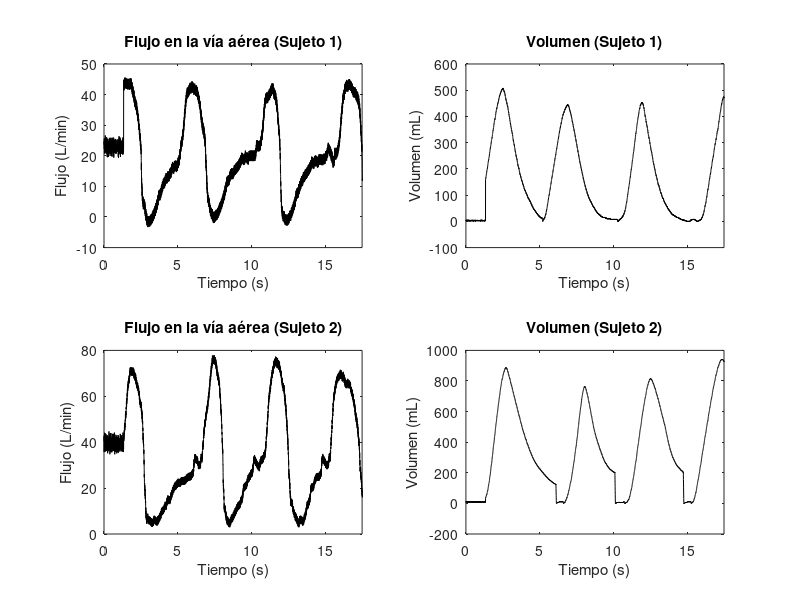
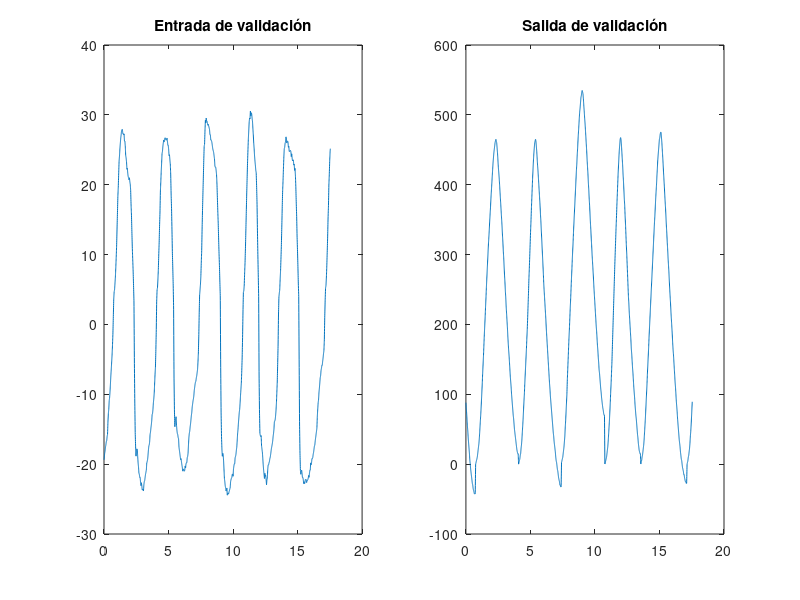
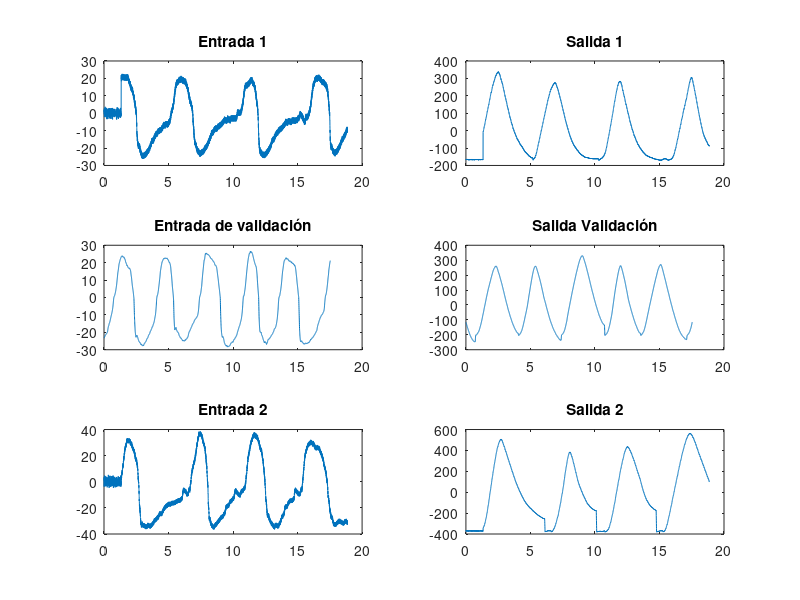
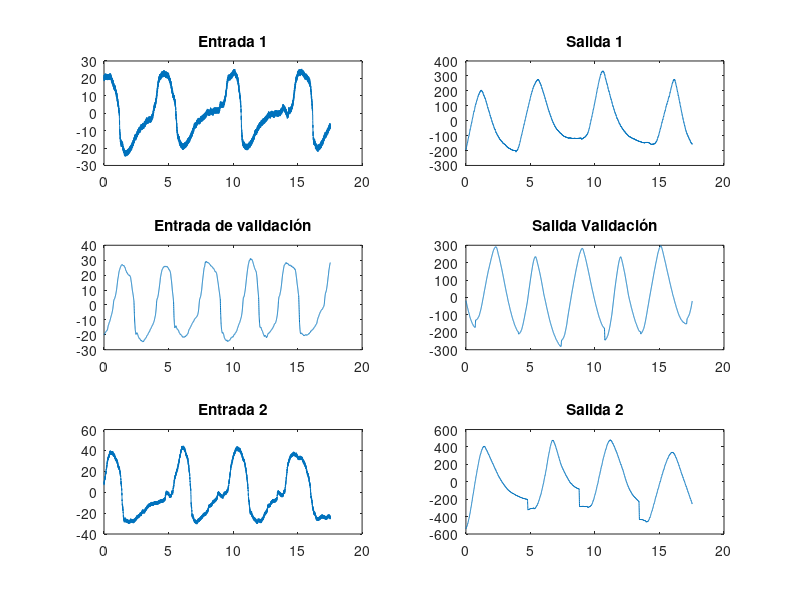

Here is the MATLAB script that generated these plots, in order: (Note: this script raises an error after producing the figures.)
%% Carga
clc; clear all; close all;
load("Experimento_A.mat")
global u2 y2 t2
t1=t1.';
t2=t2.';
%% 0.1 Exploración de los datos
figure()
% Sujeto 1
subplot(2,2,1)
plot(t1,u1,'k')
xlim([0 17.5])
xlabel('Tiempo (s)')
ylabel('Flujo (L/min)')
title("Flujo en la vía aérea (Sujeto 1)")
subplot(2,2,2)
plot(t1,y1,'k')
xlim([0 17.5])
xlabel('Tiempo (s)')
ylabel('Volumen (mL)')
title("Volumen (Sujeto 1)")
% Sujeto 2
subplot(2,2,3)
plot(t2,u2,'k')
xlim([0 17.5])
xlabel('Tiempo (s)')
ylabel('Flujo (L/min)')
title("Flujo en la vía aérea (Sujeto 2)")
subplot(2,2,4)
plot(t2,y2,'k')
xlim([0 17.5])
xlabel('Tiempo (s)')
ylabel('Volumen (mL)')
title("Volumen (Sujeto 2)")
%% 
figure()
subplot(1,2,1)
plot(tv,uv)
title("Entrada de validación")
subplot(1,2,2)
plot(tv,yv)
title("Salida de validación")
%% 1 Filtrados iniciales
%% Recorte offset 
pos_off=find(t1<=1.33);
offu1=mean(u1(pos_off));
offu2=mean(u2(pos_off));
u1=u1-ones(size(u1,1),1)*offu1; 
u2=u2-ones(size(u2,1),1)*offu2; 
uv=uv-ones(size(uv,1),1)*4;
% No se alcanza a ver claramente el punto estable
offy1=mean(y1);
offy2=mean(y2);
offyv=mean(yv);
y1=y1-ones(size(y1,1),1)*offy1; 
yv=yv-ones(size(yv,1),1)*offyv;
y2=y2-ones(size(y2,1),1)*offy2; 
%% Grafica
figure()
subplot(3,2,1)
plot(t1,u1)
title("Entrada 1")
subplot(3,2,2)
plot(t1,y1)
title("Salida 1")
subplot(3,2,3)
plot(tv,uv)
title("Entrada de validación")
subplot(3,2,4)
plot(tv,yv)
title("Salida Validación")
subplot(3,2,5)
plot(t2,u2)
title("Entrada 2")
subplot(3,2,6)
plot(t2,y2)
title("Salida 2")
%% Recorte de inicio
recorte=find((1.33<=t1));

t1=t1(recorte)-1.33;
u1=u1(recorte);
y1=y1(recorte);
recorte=find(1.33<=t2);
t2=t2(recorte)-1.33;
u2=u2(recorte);
y2=y2(recorte);
%%
n=2;
u1=detrend(u1,n);
y1=detrend(y1,n);
u2=detrend(u2,n);
y2=detrend(y2,n);
uv=detrend(uv,n);
yv=detrend(yv,n);

%% Grafica
figure()
subplot(3,2,1)
plot(t1,u1)
title("Entrada 1")
subplot(3,2,2)
plot(t1,y1)
title("Salida 1")
subplot(3,2,3)
plot(tv,uv)
title("Entrada de validación")
subplot(3,2,4)
plot(tv,yv)
title("Salida Validación")
subplot(3,2,5)
plot(t2,u2)
title("Entrada 2")
subplot(3,2,6)
plot(t2,y2)
title("Salida 2")
%% Filtrado
% En este caso la señal de entrada de prueba tiene bastante ruido, así que
% utilizaremos un filtrado por fourier
[T,f,p1] = No_Aprendi_nada_en_fourier(u1,t1);
[T2,f2,p12] = No_Aprendi_nada_en_fourier(u2,t2);
%% Grafica
figure()
plot(f,p1)
figure()
plot(f2,p12)
%% Aplicación del filtro
fs=(1/T(1))/2; %Niquist
fs2=(1/T2(1))/2;
% Frecuencias raras vistas en la grafica anterior
u1 = fn_filtro(T,u1,2,[59,61]);
[num,dem]=butter(2,59/fs,"low"); %Se hace un pasa bajas
u1=filtfilt(num,dem,u1);
figure()
freqz(num,dem,4000,fs)
u2 = fn_filtro(T2,u2,2,[59,61]);
[num,dem]=butter(2,59/fs2,"low"); %Se hace un pasa bajas
u2=filtfilt(num,dem,u2);
figure()
freqz(num,dem,4000,fs)
%% Grafica
figure()
subplot(2,2,1)
plot(t1,u1)
title("Entrada 1")
subplot(2,2,2)
plot(t1,y1)
title("Salida 1")
subplot(2,2,3)
plot(t2,u2)
title("Entrada 2")
subplot(2,2,4)
plot(t2,y2)
title("Salida 2")
%En este casi ya no encontramos tanto ruido en la grafica
%% Downsample 
ts=min(diff(t1)); %Se ecuentra la frecuencia de muestreo
fs=1/ts; %Se establece el periodo 
%Se establecen varios valores de prueba para elegir un downsample adecuado
fsn1 = fs; 
fsn2 = fs/2;
fsn3 = fs/3;
%%
n=round(fs/fsn2); %Cambiar dependiendo de la necesidad

t1=downsample(t1,n);
u1=downsample(u1,n);
uv=downsample(uv,n);
y1=downsample(y1,n);
yv=downsample(yv,n);
tv=downsample(tv,n);
%% 
%Se grafiacan los resultados del downsample
% Sujeto 1

subplot(2,3,1)
plot(t1,u1,'k',linewidth=2)
grid on;
xlabel('Tiempo (s)')
ylabel('Flujo (L/min)')
title("Flujo en la vía aérea (Sujeto 1, evaluación)")
subplot(2,3,4)
offset1=min(y1);
plot(t1,y1-offset1,'k',linewidth=2) % para que volumen sea positivo como es fisiologicamente lógico
grid on;
xlabel('Tiempo (s)')
ylabel('Volumen (mL)')
title("Volumen (Sujeto 1, evaluación)")
% Sujeto 1 validación
subplot(2,3,2)
plot(tv,uv,'k',linewidth=2)
grid on;
xlabel('Tiempo (s)')
ylabel('Flujo (L/min)')
title("Flujo en la vía aérea (Sujeto 1, validación)")
subplot(2,3,5)
offset2=min(yv);
plot(tv,yv-offset2,'k',linewidth=2)
grid on;
xlabel('Tiempo (s)')
ylabel('Volumen (mL)')
title("Volumen (Sujeto 1, validación)")
% Sujeto 2
subplot(2,3,3)
plot(t2,u2,'k',linewidth=2)
grid on;
xlabel('Tiempo (s)')
ylabel('Flujo (L/min)')
title("Flujo en la vía aérea (Sujeto 2)")
subplot(2,3,6)
offset3=min(y2);
plot(t2,y2-offset3,'k',linewidth=2)
grid on;
xlabel('Tiempo (s)')
ylabel('Volumen (mL)')
title("Volumen (Sujeto 2)")
%% 2 Parametricas  
%Iniciamos los data
data_1=iddata(y1,u1,1/fsn2);
data_2=iddata(yv,uv,1/fsn2);
%% 2.1 ARX
NN=struc(1:3,1:3,1:3);
%Estimando el modelo
v=arxstruc(data_1,data_2,NN);
%Para error y orden a partir de los coeficientes
[orden_arx,vmod]=selstruc(v,"AIC");
%Ya conociendo los coeficientes se construye el modelo
M_ARX=arx(data_1,orden_arx);
present(M_ARX)
%%
%Comparamos el modelo con los datos reales
figure()
[yarx,fit_ev_arx,xarx,yarx2,fit_val_arx,xarx2,e_]=comparedata(M_ARX,data_1,data_2,"(ARX)")
%% Error de las salidas
e_arx=errorr(yarx2.y,data_2.y); %Se compara el error con el modelo encontrado
%% AIC por funcion directa
Vmin_arx=aic(M_ARX,"AIC") %Se hace para así tener valores similares debido a la diferencia de como calcula el Acaike el selstruc y la función aic
%% 2.2 ARMAX
%Se crean las estructuras
na = 1:3;
nb = 1:3;
nc = 1:3;
nk= 0:3;
NN = struc(na,nb,nc,nk); 
%Se inicia un campo de celdas del tamaño de la estructura
modelsarmax = cell(size(NN,1),1);
for ct = 1:size(NN,1)
   modelsarmax{ct,2} = NN(ct,:); %Se almacena el orden de los coeficientes para su posterior comparación
   modelsarmax{ct} = armax(data_1, NN(ct,:)); %Se almacena la información de cada modelo con los diferentes coeficientes en cada celda para su mejor comparación
end
%% AIC
V = aic(modelsarmax{:,1},'AIC'); %Se evaluan todos los modelos mediante el criterio de información de acaike y se almacena en V
[Vmin_armax,I1] = min(V); %Se toma la fila del minimo valor de V, lo cual extrae tanto el mejor modelo por el criterio de información como el orden de los coeficientes
M_armax=modelsarmax{I1,1}; %Se establece una variable individual para el modelo
present(M_armax) %Se muestra el modelo
%%
figure()
[yarmax,fit_ev_armax,xarmax,yarmax2,fit_val_armax,xarmax2,e_armax]=comparedata(M_armax,data_1,data_2,"(ARMAX)") %Se compara el modelo y se imprime la información pertinente
%% 2.3 Oe
%En este caso los siguentes modelos siguen el mismo orden que ARMAX solo
%que  en estos casos cambian el numero de coeficientes a encontrar
nf = 1:3;
nb = 1:3;
nk = 0:3;
NN = struc(nf,nb,nk); 
modelsoe = cell(size(NN,1),1);
for ct = 1:size(NN,1)
   modelsoe{ct,2} = NN(ct,:);
   modelsoe{ct} = oe(data_1, NN(ct,:));
end
%% AIC
V = aic(modelsoe{:,1},'AIC');
[Vmin_Oe,I2] = min(V);
M_oe=modelsoe{I2,1};
present(M_oe)
%%
figure()
[yoe,fit_ev_oe,xoe,yoe2,fit_val_oe,xoe2,e_oe]=comparedata(M_oe,data_1,data_2,"(OE)")
%% 2.4 Bj
nb = 1:3;
nc = 1:3;
nd = 1:3;
nf= 0:3;
nk=0:3;
NN = struc(nb,nc,nd,nf,nk); 
modelsbj = cell(size(NN,1),1);
for ct = 1:size(NN,1)
   modelsbj{ct,2} = NN(ct,:);
   modelsbj{ct} = bj(data_1, NN(ct,:));
end
%% AIC
V = aic(modelsbj{:,1},'AIC');
[Vmin_Bj,I3] = min(V);
M_bj=modelsbj{I3,1};
present(M_bj)
%%
figure()
[ybj,fit_ev_bj,xbj,ybj2,fit_val_bj,xbj2,e_bj]=comparedata(M_bj,data_1,data_2,"(BJ)")
%% TABLA
modelos = ["ARX";"ARMAX";"OE";"BJ"];
fit_e = [fit_ev_arx;fit_ev_armax;fit_ev_oe;fit_ev_bj]; % Evaluacion
fit_v = [fit_val_arx;fit_val_armax;fit_val_oe;fit_val_bj]; % Validación

e_arxAIC = min(vmod(1,:));
error_AIC = [e_arxAIC;Vmin_armax;Vmin_Oe; Vmin_Bj]; % Errores AIC
error_funcion = [e_arx;e_armax;e_oe; e_bj];
% mejor orden
orden_f_arx_s = string(orden_arx);
orden_f_arx_s = join(orden_f_arx_s);
orden_f_armax_s = string(modelsarmax{I1,2});
orden_f_armax_s = join(orden_f_armax_s);
orden_f_oe_s = string(modelsoe{I2,2});
orden_f_oe_s = join(orden_f_oe_s);
orden_f_bj_s = string(modelsbj{I3,2});
orden_f_bj_s = join(orden_f_bj_s);

% matriz de ordenes
ordenes = [orden_f_arx_s;orden_f_armax_s;orden_f_oe_s;orden_f_bj_s];

% tabla
tabla = table(modelos,fit_e,fit_v,error_AIC,error_funcion,ordenes);
present(tabla)
%% 3 Analisis de sensibilidad
% Validación del modelo encontrado en tiempo
M_ARX_c = d2c(M_ARX,'tustin')
%oe
 
y_pred_ARX = lsim(M_ARX_c,u1,t1);
y_pred_v_ARX = lsim(M_ARX_c,uv,tv);
figure()
subplot(211)
off=min(y1);
plot(t1, y1 - off, 'k-', 'LineWidth', 2); hold on
plot(t1, y_pred_ARX - off, 'color',[0.3 0.7 0.81], 'LineWidth', 2);
legend('Volumen real','Volumen predicho')
title('Salida real Vs. predicha con ARX (evaluación)')
xlabel('Tiempo(s)')
ylabel('Volumen (mL)')
subplot(212)
plot(tv, yv + ones(size(yv, 1), 1) * offyv, 'k-', 'LineWidth', 2); hold on
plot(tv, y_pred_v_ARX + ones(size(yv, 1), 1) * offyv, 'color',[0.3 0.7 0.81], 'LineWidth', 2);
legend('Y','Y predicha por ARX')
title('Salida real Vs. predicha con ARX (validación)')
xlabel('Tiempo(s)')
ylabel('Volumen (mL)')
%% extración de coeficientes 
%Funcion transferencia
H=tf(M_ARX_c)
[num,dem]=tfdata(H,"v");
pararef=[num(1) num(2) num(3) num(4) dem(1) dem(2) dem(3) dem(4)];
step=2;
range=[-50 50];
[J,para_change]= fn_sensible(pararef,step,range); %Recordar cambiar la funcion a evaluar
%% Graf sensible
figure()
for i=1:length(pararef)
    plot(para_change,J(:,i), LineWidth=2)
    hold on
end
title('Análisis de sensibilidad')
xlabel('Variación parámetro (%)')
ylabel('Función de coste J')
grid on
legend("A","B","C","D","E","F","G","H")

%% Optimización 
D=pararef(4);
G=pararef(7);

theta_ini=[D G]; %Aplicamos un valor semilla a partir de los coeficiente de referencia y como estos interactuan con la ecuación
%Recordar cambiar el Thetha ini
%Cambiar los parametros en la de coste también
[thetha,Fval,exitflag,output]=fminsearch("fn_coste",theta_ini); %Buscanos el minimo error con esos valores
disp(' ')
disp(' Final parameter values: ')
disp(thetha);
disp(output)
%% Graficar Volumen real Vs. Volumen predicho (Sujeto 2)
figure()
num(4)=thetha(1);
dem(3)=thetha(2);

Hs=tf(num,dem);
ypred=lsim(Hs,u2,t2);
offset=min(y2);
graf_ypred=ypred-offset;
graf_y2=y2-offset;
plot(t2,graf_ypred,'k-', 'LineWidth', 2); hold on
plot(t2,graf_y2, 'color',[0.3 0.7 0.81], 'LineWidth', 2);
errorr(ypred,y2)
corrcoef(ypred,y2)
grid on;
legend("Predicha", "Real")
title('Volumen real Vs. Volumen predicho (Sujeto 2)')
xlabel('Tiempo(s)')
ylabel('Volumen (mL)')
%% bode (para análisis en frecuencia)
figure()
bode(H,Hs)
h = findobj(gcf, 'type', 'line');
set(h, 'LineWidth', 2); % Establecer grosor de línea a 2
title("Diagrama de Bode")
legend('Modelo sujeto 1','Modelo sujeto 2')
grid on
%% funciones

function [T,f,p1] = No_Aprendi_nada_en_fourier(in_r,t)
Y=fft(in_r); %Transoformada rapida
L=length(in_r); %N puntos de la función
p2=abs(Y/L); 
p1=p2(1:((L/2)+1)); %Ajuste del largo 
p1(2:end-1)=2*p1(2:end-1);
T=diff(t);%Frecuencia de muestreo, da un vector entonces por eso solo se toma el primer valor
f=1/T(1)*(0:(L/2))/L;%X en terminos de frecuencia
end
function in_filt = fn_filtro(T,in_r,orden,rango)
Fs=(1/T(1))/2; 
[num,dem]=butter(orden,rango./Fs,"stop"); %Primer factor es el orden, el segundo es la frecuencia que se desea filtrar, y como sabemos la frecuencia tenemos que pasarla a numeros de muestras por eso se divide punto a punto con Fs
in_filt=filtfilt(num,dem,in_r); % aca se esta aplicando el filtro
end
function [yy,fitt,xx,yy2,fitt2,xx2,Error]=comparedata(modelo,data_1cop,data_2cop,titulo)
    subplot(2,1,1)
    [yy,fitt,xx]=compare(data_1cop,modelo); %para guardar el fit
    compare(data_1cop,modelo)  %para graficar
    title("Datos evaluación "+titulo)
    subplot(2,1,2)
    [yy2,fitt2,xx2]=compare(data_2cop,modelo);
    compare(data_2cop,modelo)
    Error=errorr(yy2.y,data_2cop.y); % Error calculado con función propia
    title("Datos validación "+titulo)
end
function err = errorr(x1,x2)
L1=length(x1);
E=x1-x2;
err=sqrt(sum(E.^2,"omitnan"))/L1;
end